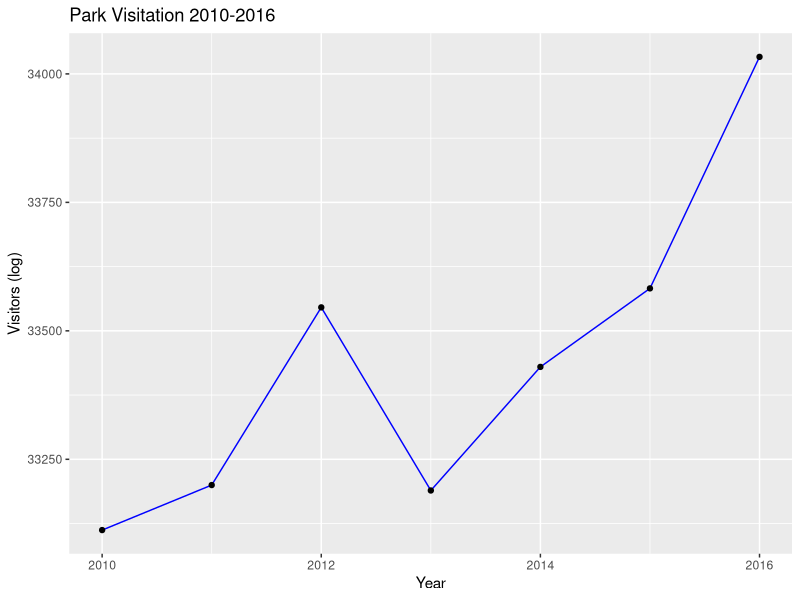

This figure's R source:
# this doc for the third chart
library(ggplot2)
library(dplyr)

park_visits <- read.csv("park_visits.csv")
chart3_df <- park_visits %>% group_by(Year) %>% summarise(total_log_vis = sum(logVisits))

chart_3 <- ggplot(data = chart3_df, aes(x=Year, y=total_log_vis)) +
  geom_line(color="blue") +
  geom_point() +
  ggtitle("Park Visitation 2010-2016") +
  xlab("Year") +
  ylab("Visitors (log)")

print(chart_3)